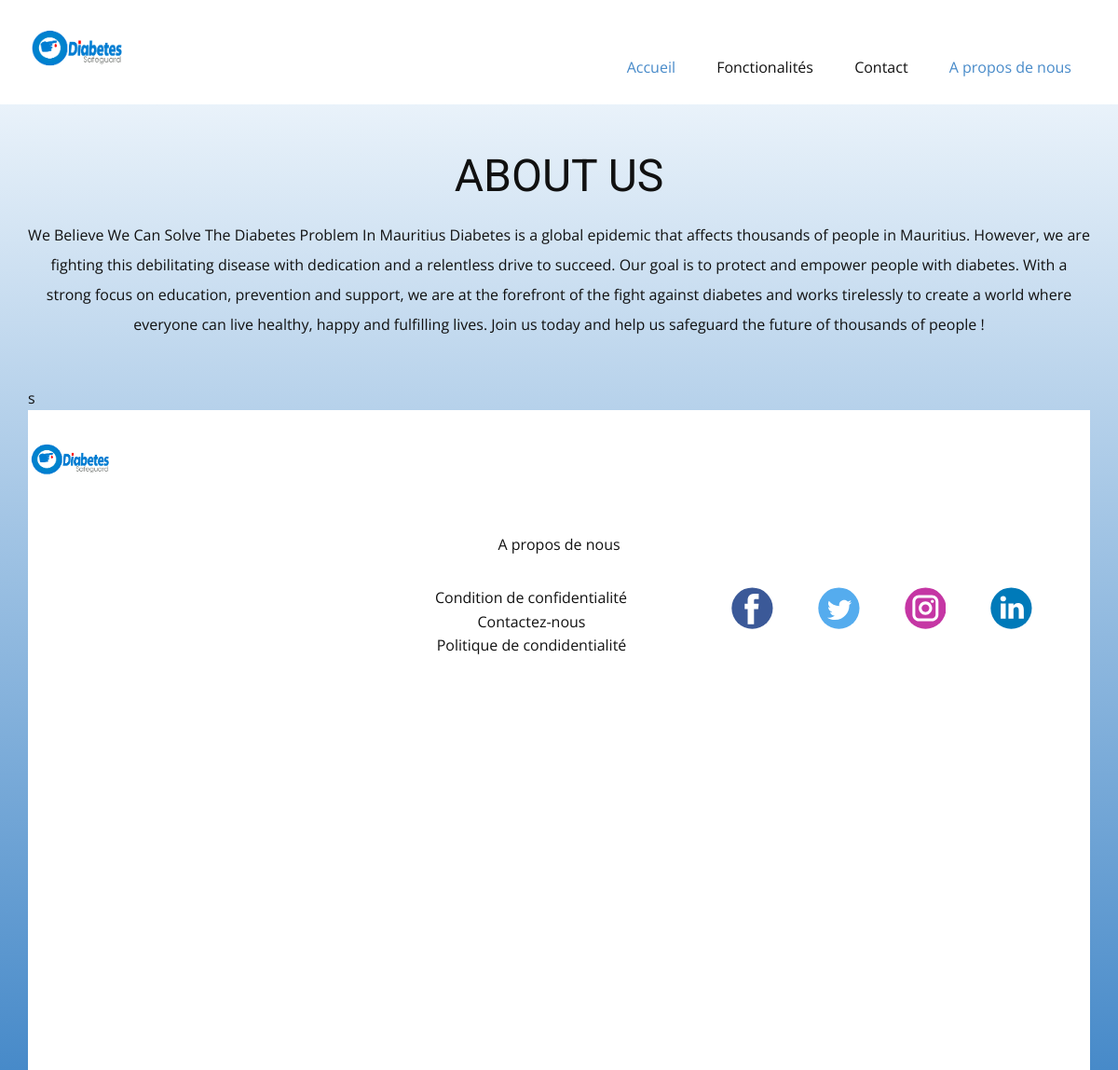
Page /about.php on the committed database.
### tables this page shows
CREATE TABLE IF NOT EXISTS `content_about` (
  `id` int(11) NOT NULL AUTO_INCREMENT,
  `title` varchar(255) NOT NULL,
  `description` text NOT NULL,
  PRIMARY KEY (`id`)
);

### about.php (the view, shortened to what this page needs)
<?php
require('templates/header.php');
include("config/db.php");
?>
    <section class="u-clearfix u-gradient u-section-1" id="sec-e0d7">
  <div class="u-clearfix u-sheet u-valign-middle u-sheet-1">
    <?php
    $sql = "SELECT * FROM content_about";
    if ($result = $bdd->query($sql)) {
      while ($row = $result->fetch_row()) {
        echo '
          <div class="fr-view u-align-center u-clearfix u-rich-text u-text u-text-1 mt-2">
            <h1 style="text-align: center;">' . $row[1] . '</h1>
            <p style="text-align: center;">
              <span style="line-height: 2.0;">' . $row[2] . '</span>
            </p>
          </div>  s
        ';
      }
    }
    ?>
    <?php
require('templates/footer.php');
?>

### accueil.css (style rules this page uses)
.u-section-1 { background-image: linear-gradient(#e9f2fa, #478ac9); }
.u-section-1 .u-sheet-1 { min-height: 708px; }
.u-section-1 .u-text-1 { margin: 31px 0; }

### rows in the picture
content_about: title "ABOUT US", description "We Believe We Can Solve The Diabetes Problem In Mauritius Diabetes is a global epidemic that affects thousands of people in Mauritius. However, we are fighting this debilitating disease with dedication and a relentless drive to succeed. Our goal is to protect and empower people with diabetes. With a strong focus on education, prevention and support, we are at the forefront of the fight against diabetes and works tirelessly to create a world where everyone can live healthy, happy and fulfilling lives. Join us today and help us safeguard the future of thousands of people !"
